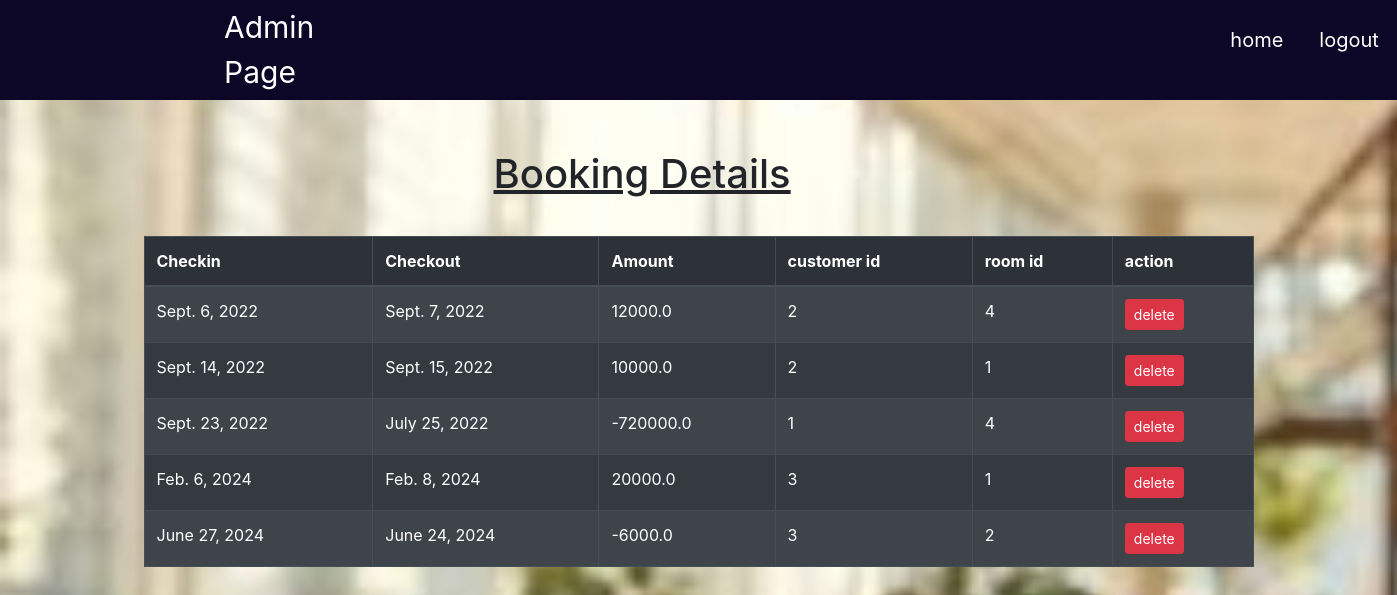
/adminapp/viewbookings/, run on the app's committed database.
### user/models.py (models this page shows)
class Book(models.Model):
    checkin= models.DateField()
    checkout=models.DateField()
    amount=models.FloatField()
    customer= models.ForeignKey(to=CustomerDetails,on_delete=models.CASCADE)
    room= models.ForeignKey(to=AddRoom,on_delete=models.CASCADE)

### adminapp/views.py (the view)
# urls.py: path('viewbookings/',view_bookings,name='view_bookings'),
def view_bookings(request):
    obj=Book.objects.all()
    context={'i':obj}
    return render(request,'adminapp/view_bookings.html',context)

### adminapp/templates/adminapp/view_bookings.html
{% extends 'adminapp/shared/base.html' %}
{% block content %}
<u><h1 style="padding-top: 50px; padding-left: 350px;">Booking Details</h1></u>
<div style="padding-top: 30px;">
<table class="table  table-hover table-striped table-bordered table-dark"  >
    <thead>
        <tr class="table-active">
            <th>Checkin </th>
            <th>Checkout</th>
            <th>Amount</th>
            <th>customer id</th>
            <th>room id</th>
            <th>action</th>
        </tr>
    </thead>
    <tbody>
        {% for j in  i %}
            <tr>
                <td>{{j.checkin}}</td>
                <td>{{j.checkout}}</td>
                <td>{{j.amount}} </td>
                <td>{{j.customer_id}}</td>
                <td>{{j.room_id}}</td>
                <td>
                    <a href="#" class="btn btn-danger btn-sm">delete</a>
                </td>
            </tr>
        {% endfor %}
    </tbody>
</table>
</div>
    {% endblock content %}

### data on the page
Book: checkin "Sept. 6, 2022", checkout "Sept. 7, 2022", amount "12000.0", customer_id "2", room_id "4"
Book: checkin "Sept. 14, 2022", checkout "Sept. 15, 2022", amount "10000.0", customer_id "2", room_id "1"
Book: checkin "Sept. 23, 2022", checkout "July 25, 2022", amount "-720000.0", customer_id "1", room_id "4"
Book: checkin "Feb. 6, 2024", checkout "Feb. 8, 2024", amount "20000.0", customer_id "3", room_id "1"
Book: checkin "June 27, 2024", checkout "June 24, 2024", amount "-6000.0", customer_id "3", room_id "2"
